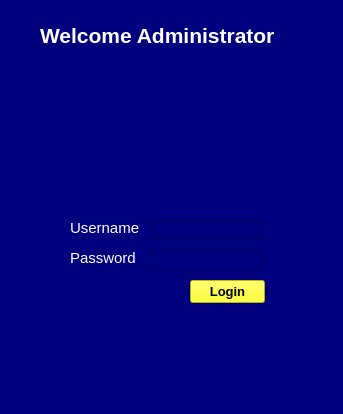
<?xml version="1.0" encoding="UTF-8"?>
<ui version="4.0">
 <class>MainWindow</class>
 <widget class="QMainWindow" name="MainWindow">
  <property name="geometry">
   <rect>
    <x>0</x>
    <y>0</y>
    <width>343</width>
    <height>414</height>
   </rect>
  </property>
  <property name="cursor">
   <cursorShape>ArrowCursor</cursorShape>
  </property>
  <property name="windowTitle">
   <string>Bank System</string>
  </property>
  <property name="autoFillBackground">
   <bool>false</bool>
  </property>
  <property name="styleSheet">
   <string notr="true">background-color: rgb(85, 116, 255);
background-color: rgb(0, 0, 127);</string>
  </property>
  <widget class="QWidget" name="centralwidget">
   <widget class="QLabel" name="welcome_label">
    <property name="geometry">
     <rect>
      <x>40</x>
      <y>10</y>
      <width>251</width>
      <height>51</height>
     </rect>
    </property>
    <property name="font">
     <font>
      <pointsize>16</pointsize>
      <weight>75</weight>
      <bold>true</bold>
     </font>
    </property>
    <property name="styleSheet">
     <string notr="true">color: rgb(255, 255, 255);</string>
    </property>
    <property name="text">
     <string>Welcome Administrator</string>
    </property>
   </widget>
   <widget class="QLabel" name="username_label">
    <property name="geometry">
     <rect>
      <x>70</x>
      <y>220</y>
      <width>71</width>
      <height>16</height>
     </rect>
    </property>
    <property name="font">
     <font>
      <pointsize>11</pointsize>
     </font>
    </property>
    <property name="styleSheet">
     <string notr="true">color: rgb(255, 255, 255);</string>
    </property>
    <property name="text">
     <string>Username</string>
    </property>
   </widget>
   <widget class="QLabel" name="password_label">
    <property name="geometry">
     <rect>
      <x>70</x>
      <y>250</y>
      <width>71</width>
      <height>16</height>
     </rect>
    </property>
    <property name="font">
     <font>
      <pointsize>11</pointsize>
     </font>
    </property>
    <property name="styleSheet">
     <string notr="true">color: rgb(255, 255, 255);</string>
    </property>
    <property name="text">
     <string>Password</string>
    </property>
   </widget>
   <widget class="QPushButton" name="login_button">
    <property name="geometry">
     <rect>
      <x>190</x>
      <y>280</y>
      <width>75</width>
      <height>23</height>
     </rect>
    </property>
    <property name="font">
     <font>
      <pointsize>10</pointsize>
      <weight>75</weight>
      <bold>true</bold>
     </font>
    </property>
    <property name="styleSheet">
     <string notr="true">background-color: rgb(255, 255, 0);</string>
    </property>
    <property name="text">
     <string extracomment="Login button">Login</string>
    </property>
   </widget>
   <widget class="QLineEdit" name="username_input">
    <property name="geometry">
     <rect>
      <x>150</x>
      <y>220</y>
      <width>113</width>
      <height>20</height>
     </rect>
    </property>
    <property name="styleSheet">
     <string notr="true">color: rgb(255, 255, 255);</string>
    </property>
    <property name="text">
     <string/>
    </property>
   </widget>
   <widget class="QLineEdit" name="password_input">
    <property name="geometry">
     <rect>
      <x>150</x>
      <y>250</y>
      <width>113</width>
      <height>20</height>
     </rect>
    </property>
    <property name="styleSheet">
     <string notr="true">color: rgb(255, 255, 255);</string>
    </property>
    <property name="inputMethodHints">
     <set>Qt::ImhNone</set>
    </property>
    <property name="text">
     <string/>
    </property>
   </widget>
   <widget class="QLabel" name="logo_label">
    <property name="geometry">
     <rect>
      <x>150</x>
      <y>110</y>
      <width>111</width>
      <height>91</height>
     </rect>
    </property>
    <property name="text">
     <string/>
    </property>
    <property name="pixmap">
     <pixmap>../images/Bank logo 1.png</pixmap>
    </property>
   </widget>
  </widget>
  <widget class="QStatusBar" name="statusbar"/>
 </widget>
 <resources/>
 <connections/>
</ui>
